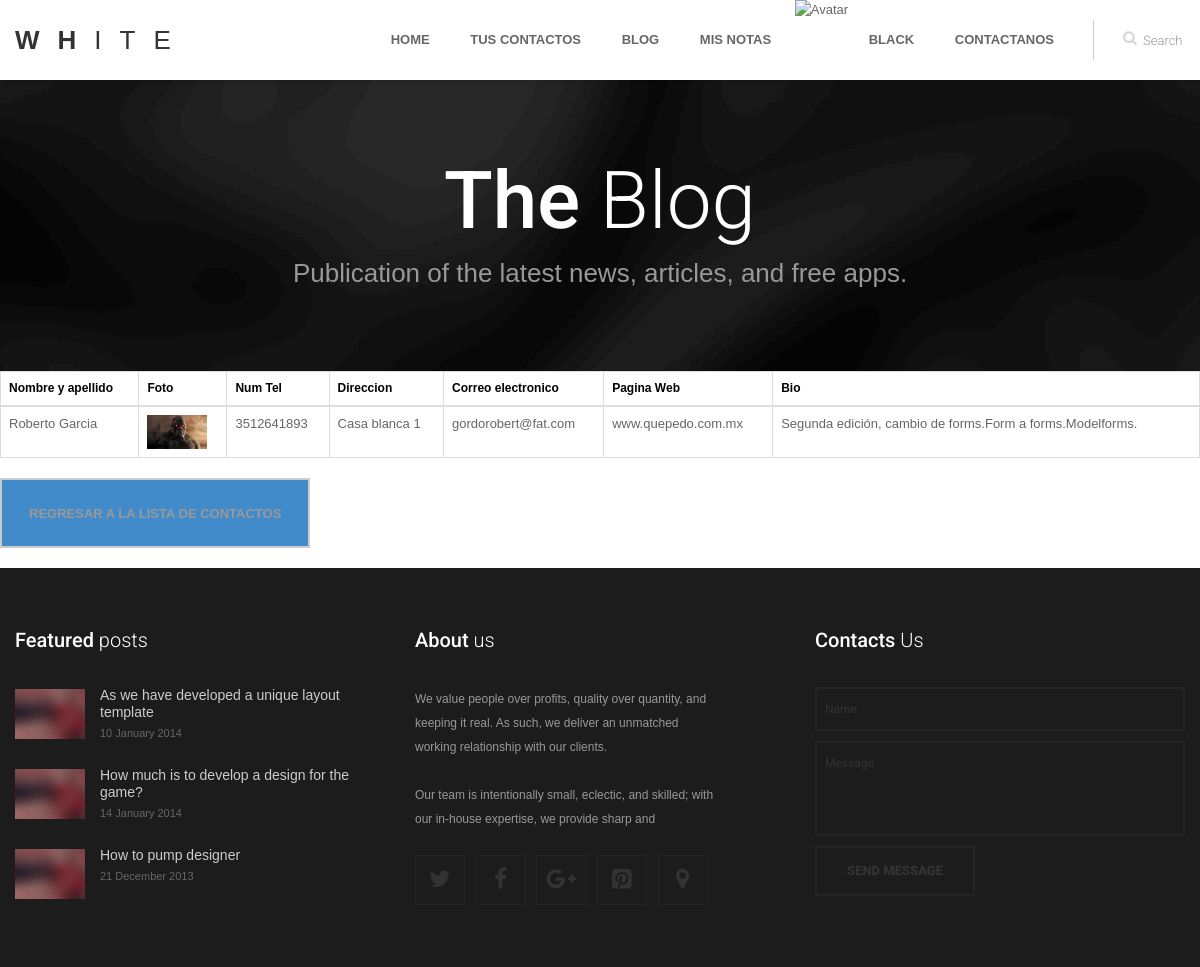
The page /detail1 (signed in) on the database its author committed.
### agendaApp/models.py (models this page shows)
class AgendaModel(models.Model):
    name = models.CharField(max_length=100)
    last_name = models.CharField(max_length=100)
    tel_number = models.IntegerField()
    addres = models.CharField(max_length=140)
    email = models.EmailField()
    web = models.CharField(max_length=240)
    bio = models.TextField(max_length=300)
    picture = models.ImageField(upload_to='media/agenda')

### agendaApp/views.py (the view)
# urls.py: url(r'^detail(?P<pk>\d+)$', ContactDetail.as_view(), name='detail'),
class ContactDetail(CustomContextAvatarMixin, DetailView):
    model = AgendaModel
    template_name = 'agenda/contact_detail.html'
    def get_context_data(self, **kwargs):
        context = super().get_context_data(**kwargs)
        return context

### homeApp/views.py (called while the page is built)
    def get_context_data(self, **kwargs):
        context = super().get_context_data(**kwargs)
        avatar = Avatar.objects.filter(user=self.request.user).first()
        context['url'] = avatar.imagen.url
        return context

### template/agenda/contact_detail.html (shortened to what this page needs)
{% extends "base.html" %}
{% load static %}
{% block content %}
<table class="table table-bordered">
  <thead>
      <tr class="texto-destacado">
          <td >Nombre y apellido</td>
          <td>Foto</td>
          <td>Num Tel</td>
          <td>Direccion</td>
          <td>Correo electronico</td>
          <td>Pagina Web</td>
          <td>Bio</td>
      </tr>
  </thead>
  <tbody>
      <tr>
          <td>{{ object.name }} {{ object.last_name }}</td>
          <td><img width= "60px" height="60px" src="{{ object.picture.url}}"></td>
          <td>{{ object.tel_number }}</td>
          <td>{{ object.addres }}</td>
          <td>{{ object.email }}</td>
          <td>{{ object.web }}</td>
          <td>{{ object.bio }}</td>
      </tr>
  </tbody>
</table>
<p>
    <a class="btn btn-primary" href="{% url 'contact:list' %}">Regresar a la lista de contactos</a>
</p>
{% endblock %}

### template/base.html (shortened to what this page needs)
{% load static %}
<!DOCTYPE html>
<head>
	<link href={% static "css/bootstrap.min.css" %} rel="stylesheet" type="text/css" />
	<link href={% static "css/flexslider.css" %} rel="stylesheet" type="text/css" />
	<link href={% static "css/animate.css" %} rel="stylesheet" type="text/css" media="all" />
    <link href={% static "css/owl.carousel.css" %} rel="stylesheet">
	<link href={% static "css/style.css" %} rel="stylesheet" type="text/css" />
	<link href={% static "css/colors/" %} rel="stylesheet" type="text/css" id="colors" />
	<link href="http://netdna.bootstrapcdn.com/font-awesome/4.0.3/css/font-awesome.css" rel="stylesheet">
</head>
<body>
<div class="preloader_hide">
	<div id="page" class="single_page">
		<header>
			<div class="menu_block">
				<div class="container clearfix">
					<div class="logo pull-left">
						<a href="index.html" ><span class="b1">w</span><span class="b2">h</span><span class="b3">i</span><span class="b4">t</span><span class="b5">e</span></a>
					</div>
					<div id="search-form" class="pull-right">
						<form method="get" action="#">
							<input type="text" name="Search" value="Search" onFocus="if (this.value == 'Search') this.value = '';" onBlur="if (this.value == '') this.value = 'Search';" />
						</form>
					</div>
					<div class="pull-right">
						<nav class="navmenu center">
							<ul>
								<li class="first scroll_btn {% if request.path == '/' %}active{% endif %}">
									<a href="{% url 'Home' %}">Home</a>
								</li>
								<li class="sub-menu {% if request.path == '/list' %}active{% endif %}">
									<a  href="{% url 'contact:list' %}">tus contactos</a>
								</li>
								<li class="sub-menu {% if request.path == '/blog' %}active{% endif %}">
										<a href="{% url 'Blog' %}">Blog</a>
								</li>
								<li class="sub-menu {% if request.path == '/notas' %}active{% endif %}">
									<a href="{% url 'notas:list' %}">Mis notas</a>
								</li>
								{% if request.user.is_authenticated %}
									<img width= "40px" height="40px" src="{{url}}" alt="Avatar">
									<li class="sub-menu">
										<a href="javascript:void(0);">{{user.get_username}}</a>
									</li>
								{% else %}
									<li><a href="{% url 'Login'%}?next={{request.path}}">Login</a></li>
								{% endif %}
								<li class="scroll_btn last {% if request.path == '/contactanos' %}active{% endif %}">
									<a href="{% url 'Contactanos' %}">Contactanos</a>
								</li>
							</ul>
						</nav>
					</div>
				</div>
			</div>
		</header>
		<section class="breadcrumbs_block clearfix parallax">
			<div class="container center">
				<h2><b>The</b> Blog</h2>
				<p>Publication of the latest news, articles, and free apps.</p>
			</div>
		</section>
		<section id="content">
			<div class="container">
				<div class="row">
				{% block content %}
				{% endblock %}
				</div>
			</div>
		</section>
	</div>
	<section id="contacts">
	</section>
	<footer>
		<div class="container">
			<div class="row" data-appear-top-offset="-200" data-animated="fadeInUp">
				<div class="col-lg-4 col-md-4 col-sm-6 padbot30">
					<h4><b>Featured</b> posts</h4>
					<div class="recent_posts_small clearfix">
						<div class="post_item_img_small">
							<img src={% static "images/blog/3.jpg" %} alt="" />
						</div>
						<div class="post_item_content_small">
							<a class="title" href="blog.html" >As we have developed a unique layout template</a>
							<ul class="post_item_inf_small">
								<li>10 January 2014</li>
							</ul>
						</div>
					</div>
					<div class="recent_posts_small clearfix">
						<div class="post_item_img_small">
							<img src={% static "images/blog/3.jpg" %} alt="" />
						</div>
						<div class="post_item_content_small">
							<a class="title" href="blog.html" >How much is to develop a design for the game?</a>
							<ul class="post_item_inf_small">
								<li>14 January 2014</li>
							</ul>
						</div>
					</div>
					<div class="recent_posts_small clearfix">
						<div class="post_item_img_small">
							<img src={% static "images/blog/3.jpg" %} alt="" />
						</div>
						<div class="post_item_content_small">
							<a class="title" href="blog.html" >How to pump designer</a>
							<ul class="post_item_inf_small">
								<li>21 December 2013</li>
							</ul>
						</div>
					</div>
				</div>
				<div class="col-lg-4 col-md-4 col-sm-6 padbot30 foot_about_block">
					<h4><b>About</b> us</h4>
					<p>We value people over profits, quality over quantity, and keeping it real. As such, we deliver an unmatched working relationship with our clients.</p>
					<p>Our team is intentionally small, eclectic, and skilled; with our in-house expertise, we provide sharp and</p>
					<ul class="social">
						<li><a href="javascript:void(0);" ><i class="fa fa-twitter"></i></a></li>
						<li><a href="javascript:void(0);" ><i class="fa fa-facebook"></i></a></li>
						<li><a href="javascript:void(0);" ><i class="fa fa-google-plus"></i></a></li>
						<li><a href="javascript:void(0);" ><i class="fa fa-pinterest-square"></i></a></li>
						<li><a href="javascript:void(0);" ><i class="map_show fa fa-map-marker"></i></a></li>
					</ul>
				</div>
				<div class="col-lg-4 col-md-4 padbot30">
					<h4><b>Contacts</b> Us</h4>
					<div class="span9 contact_form">
						<div id="fields">
							<form id="contact-form-face" class="clearfix" action="#">
								<input type="text" name="name" value="Name" onFocus="if (this.value == 'Name') this.value = '';" onBlur="if (this.value == '') this.value = 'Name';" />
								<textarea name="message" onFocus="if (this.value == 'Message') this.value = '';" onBlur="if (this.value == '') this.value = 'Message';">Message</textarea>
								<input class="contact_btn" type="submit" value="Send message" />
							</form>
						</div>
					</div>
				</div>
			</div>
		</div>
	</footer>
</div>
</body>
</html>

### rows shown on the page
AgendaModel: name "Roberto", last_name "Garcia", picture (picture), tel_number "3512641893", addres "Casa blanca 1", email "gordorobert@fat.com", web "www.quepedo.com.mx", bio "Segunda edición, cambio de forms.Form a forms.Modelforms."

### other values the page prints
{{ user.get_username }} "BLACK"
